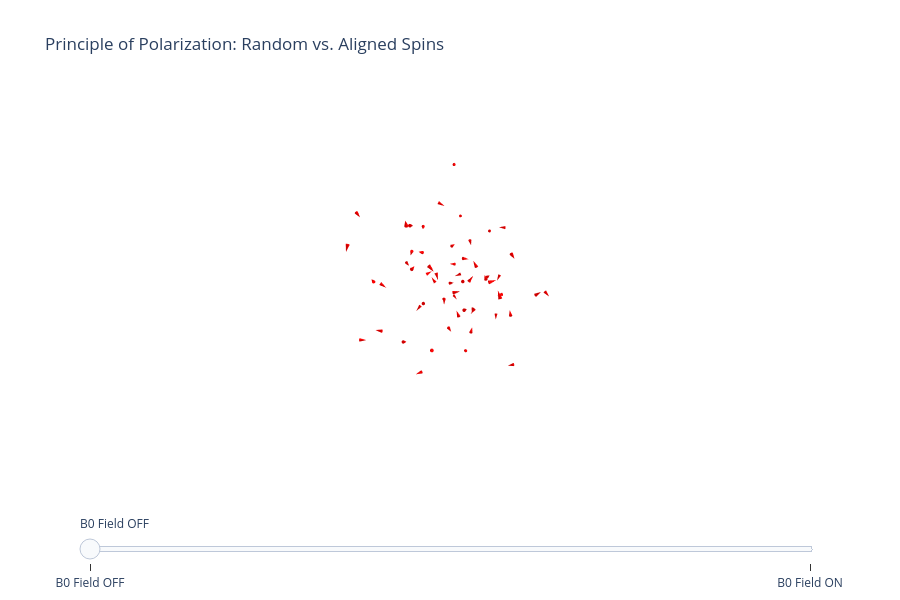

The cell this chart's notebook holds for it:
### Code cell
#| label: fig1

import numpy as np
import plotly.graph_objects as go

# 1. Setup
n_spins = 60 # Reduced number of spins for better visibility
np.random.seed(42)

# Random positions for the protons in a 3D sphere
phi_pos = np.random.uniform(0, 2*np.pi, n_spins)
costheta_pos = np.random.uniform(-1, 1, n_spins)
theta_pos = np.arccos(costheta_pos)
r = np.random.uniform(0.2, 1, n_spins)

x_pos = r * np.sin(theta_pos) * np.cos(phi_pos)
y_pos = r * np.sin(theta_pos) * np.sin(phi_pos)
z_pos = r * np.cos(theta_pos)

# 2. State OFF (0 Tesla - Random orientation)
u_0 = np.random.uniform(-1, 1, n_spins)
v_0 = np.random.uniform(-1, 1, n_spins)
w_0 = np.random.uniform(-1, 1, n_spins)
norms_0 = np.sqrt(u_0**2 + v_0**2 + w_0**2)
u_0, v_0, w_0 = u_0/norms_0, v_0/norms_0, w_0/norms_0

# 3. Create Frames for Animation
states = ["B0 Field OFF", "B0 Field ON"]
frames = []
steps = []

for state in states:
    if state == "B0 Field OFF":
        u, v, w = u_0, v_0, w_0
        net_z = 0
    else:
        # Exaggerated ratio: 60% parallel (up), 40% anti-parallel (down) for visual clarity
        n_up = int(n_spins * 0.6)
        
        u = np.zeros(n_spins)
        v = np.zeros(n_spins)
        w = np.array([1.0]*n_up + [-1.0]*(n_spins - n_up))
        
        # Shuffle to distribute randomly in space
        np.random.shuffle(w)
        
        # Small random wobble to simulate thermal energy (not perfectly straight)
        wobble = 0.15
        u = np.random.uniform(-wobble, wobble, n_spins)
        v = np.random.uniform(-wobble, wobble, n_spins)
        norms = np.sqrt(u**2 + v**2 + w**2)
        u, v, w = u/norms, v/norms, w/norms
        
        # Calculate actual net vector (sum of Z components, scaled for visibility)
        net_z = np.sum(w) / (n_spins * 0.15) 
        
    # Trace for individual protons (increased sizeref for larger arrows)
    protons = go.Cone(
        x=x_pos, y=y_pos, z=z_pos,
        u=u, v=v, w=w,
        sizemode="absolute", sizeref=0.25, 
        colorscale=[[0, 'blue'], [0.5, 'gray'], [1, 'red']], # Blue=Down, Red=Up
        cmin=-1, cmax=1,
        showscale=False,
        name="Individual Protons"
    )
    
    # Trace for Net Magnetization (Large distinct central arrow)
    net_vector = go.Cone(
        x=[0], y=[0], z=[0],
        u=[0], v=[0], w=[net_z],
        sizemode="absolute", sizeref=1.2, 
        colorscale=[[0, 'gold'], [1, 'gold']],
        showscale=False,
        name="Net Magnetization"
    )
    
    frames.append(go.Frame(data=[protons, net_vector], name=state))
    
    steps.append(dict(
        method="animate",
        args=[[state], {"mode": "immediate", "frame": {"duration": 800, "redraw": True}, "transition": {"duration": 500}}],
        label=state
    ))

# 4. Layout
fig = go.Figure(data=frames[0].data, frames=frames)

fig.update_layout(
    scene=dict(
        xaxis=dict(visible=False),
        yaxis=dict(visible=False),
        zaxis=dict(visible=False),
        aspectmode='cube'
    ),
    sliders=[dict(active=0, currentvalue={"prefix": ""}, pad={"t": 50}, steps=steps)],
    height=600,
    title="Principle of Polarization: Random vs. Aligned Spins"
)

fig

### Figure 1 — Plotly figure (JSON) as saved in the notebook; plotly's stock layout.template omitted (floating-point values rounded to 4 significant figures)
{"data": [{"cmax": 1, "cmin": -1, "colorscale": [[0, "blue"], [0.5, "gray"], [1, "red"]], "name": "Individual Protons", "showscale": false, "sizemode": "absolute", "sizeref": 0.25, "type": "cone", "u": [-0.2452, -0.6474, 0.7137, 0.8941, -0.4124, 0.2424, 0.9741, 0.1099, 0.05387, -0.5228, -0.8847, 0.6727, 0.5613, 0.2584, -0.3232, -0.5943, 0.4523, 0.7216, 0.7411, 0.5085, 0.7504, -0.6137, -0.6516, 0.8747, 0.1772, -0.8232, -0.8898, 0.5773, -0.9505, -0.721, 0.1414, 0.4297, 0.2422, -0.4392, 0.4233, -0.4966, -0.3522, 0.698, 0.5922, 0.5732, 0.3746, 0.3842, -0.758, -0.3061, -0.8777, -0.4719, 0.9592, -0.2279, 0.8455, 0.6454, 0.5318, 0.004515, 0.2092, -0.0205, -0.4723, 0.8392, -0.3732, -0.8484, 0.3033, -0.6082], "v": [0.6794, 0.7603, 0.6971, -0.3076, -0.8255, 0.6491, -0.2205, 0.9293, 0.8423, 0.715, -0.4469, -0.1946, 0.4922, -0.3555, -0.6636, 0.2239, 0.873, 0.3562, 0.1341, -0.7318, 0.6076, 0.7232, -0.693, 0.04023, 0.6284, 0.4038, 0.4399, 0.7149, -0.2698, -0.4388, 0.8975, 0.6943, 0.5851, 0.6582, 0.02263, 0.002866, 0.6016, 0.4246, 0.7993, 0.4855, 0.927, -0.9111, -0.2321, -0.9396, 0.2926, -0.8554, -0.06976, 0.09092, -0.4604, 0.447, -0.8469, -0.7921, 0.8775, -0.3831, -0.578, 0.08391, 0.4596, -0.5068, 0.2562, -0.781], "w": [-0.6916, 0.05252, 0.06828, 0.3256, 0.3852, 0.7211, 0.05005, -0.3526, 0.5363, -0.4642, -0.1327, -0.7139, -0.6653, 0.8983, 0.6746, 0.7724, -0.1822, -0.5937, -0.6578, -0.4537, 0.2601, 0.3167, 0.3085, -0.483, 0.7574, 0.399, 0.1214, 0.3945, -0.1544, -0.5363, -0.4178, 0.5773, -0.774, -0.6115, -0.9057, -0.868, 0.7169, 0.5767, -0.1022, -0.6601, -0.01993, -0.1492, -0.6096, -0.1531, -0.3794, 0.2135, 0.274, -0.9694, -0.2704, 0.6194, 0.005657, 0.6104, 0.4316, -0.9235, -0.6655, 0.5373, -0.8059, 0.153, 0.9178, 0.1422], "x": [-0.5815, 0.7766, -0.03865, -0.2246, 0.1914, 0.3006, 0.5554, 0.4721, -0.08692, -0.03606, 0.4441, 0.296, 0.02171, 0.0855, 0.3609, 0.1656, -0.1727, -0.3944, -0.4284, -0.1603, -0.5088, 0.2489, -0.1472, -0.1436, -0.3811, 0.04714, 0.19, -0.5766, -0.1276, 0.4044, -0.4692, 0.1696, 0.2473, 0.5571, 0.8115, 0.1412, -0.2479, 0.6546, -0.04931, -0.4516, 0.1242, -0.6788, 0.641, 0.5292, -0.008695, -0.3924, -0.1699, -0.2978, -0.1871, 0.1427, 0.661, 0.02467, 0.2895, 0.237, -0.5637, 0.2004, 0.5079, 0.1321, 0.5644, -0.1409], "y": [0.5848, -0.2485, -0.3402, -0.1603, 0.2855, 0.4483, 0.2122, -0.5275, -0.06408, -0.1337, 0.05776, -0.05665, -0.0381, 0.3546, 0.7903, 0.3725, 0.4869, -0.06186, 0.1952, 0.6048, -0.431, 0.299, 0.543, 0.1601, 0.108, -0.2098, 0.5806, -0.05171, -0.08371, 0.1215, -0.3761, 0.311, 0.1071, -0.1853, -0.178, -0.3674, 0.694, 0.4611, -0.1125, 0.1783, 0.1197, 0.02058, 0.1407, -0.339, 0.1575, -0.6406, 0.4159, -0.03775, -0.05654, 0.329, -0.1279, -0.1549, -0.1157, -0.1843, -0.3983, -0.1071, 0.3156, 0.3742, 0.1649, 0.2751], "z": [-0.1883, -0.4193, 0.2988, -0.08252, -0.1675, 0.04626, -0.6136, 0.5371, -0.1749, 0.5926, 0.2907, -0.2276, -0.2926, 0.2966, 0.3948, 0.21, 0.3337, -0.6495, -0.139, -0.7509, 0.7044, 0.09899, -0.2022, -0.3847, -0.1618, -0.08024, 0.3158, 0.1657, 0.1868, -0.0235, -0.705, 0.167, 0.1648, 0.0725, 0.5357, -0.004885, 0.03354, -0.1173, -0.3703, -0.6137, -0.4632, 0.1926, -0.2624, 0.01078, 0.2219, -0.4354, -0.08184, 0.1785, -0.1262, -0.5691, -0.312, -0.1445, 0.524, 0.2349, 0.1911, 0.2522, 0.4572, -0.3193, 0.7454, 0.02439]}, {"colorscale": [[0, "gold"], [1, "gold"]], "name": "Net Magnetization", "showscale": false, "sizemode": "absolute", "sizeref": 1.2, "type": "cone", "u": [0], "v": [0], "w": [0], "x": [0], "y": [0], "z": [0]}], "layout": {"height": 600, "scene": {"aspectmode": "cube", "xaxis": {"visible": false}, "yaxis": {"visible": false}, "zaxis": {"visible": false}}, "sliders": [{"active": 0, "currentvalue": {"prefix": ""}, "pad": {"t": 50}, "steps": [{"args": [["B0 Field OFF"], {"frame": {"duration": 800, "redraw": true}, "mode": "immediate", "transition": {"duration": 500}}], "label": "B0 Field OFF", "method": "animate"}, {"args": [["B0 Field ON"], {"frame": {"duration": 800, "redraw": true}, "mode": "immediate", "transition": {"duration": 500}}], "label": "B0 Field ON", "method": "animate"}]}], "title": {"text": "Principle of Polarization: Random vs. Aligned Spins"}}}
